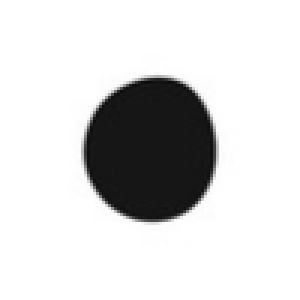
#> input picture dataset/cut/obj_1.png, 100 x 100 px (shown 3 times larger); its folder holds only this picture in this run
$ python contour.py   (older library calls are emulated)
#> lines starting #> are read from the running program, lines starting #| are printed output that depends on the picture; after the words box and inside, x2 and y2 are one past the last pixel; in counts of white or black regions, pixels touching at a corner belong together
import cv2 as cv
import os

# 20 ve 55. obje kontrol et çift kenarlı çıkıyor
directory = "../dataset/cut"
fileNameCounter = 1

for filename in os.listdir(directory):
    f = os.path.join(directory, filename)
    raw_img = cv.imread(f)
#> raw_img is the input picture: shape (100, 100, 3); min 10, max 255, mean 215.4

    # Converting to grayscale and then to binary image
    raw_gray_img = cv.cvtColor(raw_img, cv.COLOR_BGR2GRAY)
    th, bin_img = cv.threshold(raw_gray_img, 127, 255, cv.THRESH_OTSU)
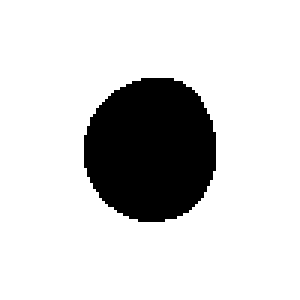
#> bin_img: shape (100, 100) (shown 3 times larger); 83.1% white; 1 black region, box (x1, y1, x2, y2) and area: (28, 26, 72, 74) 1686
#> th = 138
    des = cv.bitwise_not(bin_img)
#> des: shape (100, 100); 16.9% white; 1 white region
    _, contour, _ = cv.findContours(des, cv.RETR_CCOMP, cv.CHAIN_APPROX_SIMPLE)
#> contour = 1 contour; box (x1, y1, x2, y2) and area: (28, 26, 72, 74) 1620

    for cnt in contour:
        cv.drawContours(des, [cnt], 0, 255, -1)
#> this loop made 1 pass

    final = cv.bitwise_not(des)

    # Canny edge detection and finding contours
    edged = cv.Canny(final, 30, 200)
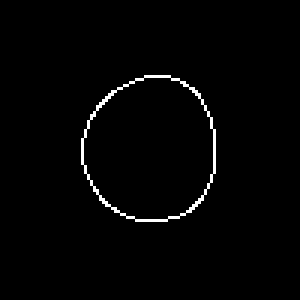
#> edged: shape (100, 100) (shown 3 times larger); 1.5% white in thin lines or dots, all inside (x1, y1, x2, y2) = (27, 25, 72, 74)

    cv.imwrite("dataset/contours/obj_" + str(fileNameCounter) + ".png", edged)
    fileNameCounter += 1

$ run again, on dataset/cut/obj_116.png
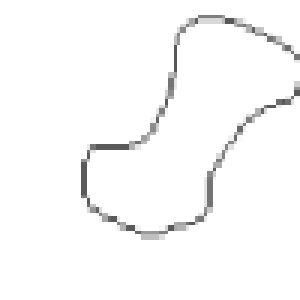
#> input picture dataset/cut/obj_116.png, 100 x 100 px (shown 3 times larger)
#> raw_img is the input picture: shape (100, 100, 3); min 89, max 255, mean 249.8
#> `th, bin_img = cv.threshold(raw_gray_img, 127, 255, cv.THRESH_OTSU)`:
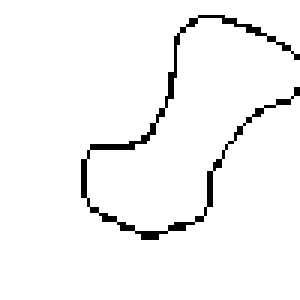
#> bin_img: shape (100, 100) (shown 3 times larger); 96.3% white; black in thin lines or dots, all inside (x1, y1, x2, y2) = (27, 5, 100, 80)
#> th = 192
#> contour = 1 contour; box (x1, y1, x2, y2) and area: (27, 5, 100, 80) 144
#> the loop `for cnt in contour:` made 1 pass
#> `edged = cv.Canny(final, 30, 200)`:
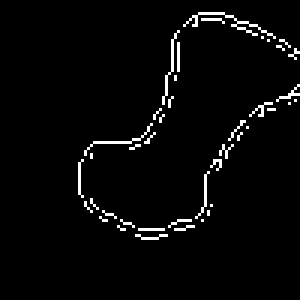
#> edged: shape (100, 100) (shown 3 times larger); 3% white in thin lines or dots, all inside (x1, y1, x2, y2) = (26, 4, 100, 80)

$ run again, on dataset/cut/obj_104.png
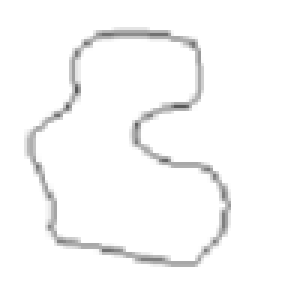
#> input picture dataset/cut/obj_104.png, 100 x 100 px (shown 3 times larger)
#> raw_img is the input picture: shape (100, 100, 3); min 89, max 255, mean 248.9
#> `th, bin_img = cv.threshold(raw_gray_img, 127, 255, cv.THRESH_OTSU)`:
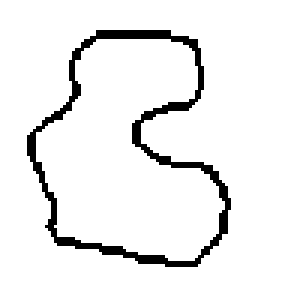
#> bin_img: shape (100, 100) (shown 3 times larger); 93.4% white; black in thin lines or dots, all inside (x1, y1, x2, y2) = (9, 10, 77, 89)
#> th = 213
#> contour = 2 contours; box (x1, y1, x2, y2) and area: (9, 10, 77, 89) 3509, (11, 12, 76, 88) 3110
#> the loop `for cnt in contour:` made 2 passes
#> final: shape (100, 100); 63.6% white; 1 black region, box (x1, y1, x2, y2) and area: (9, 10, 77, 89) 3642
#> `edged = cv.Canny(final, 30, 200)`:
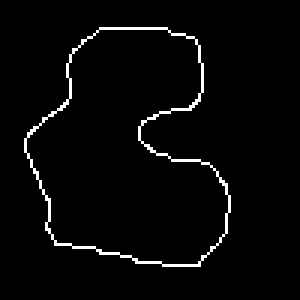
#> edged: shape (100, 100) (shown 3 times larger); 2.8% white in thin lines or dots, all inside (x1, y1, x2, y2) = (8, 9, 77, 89)
